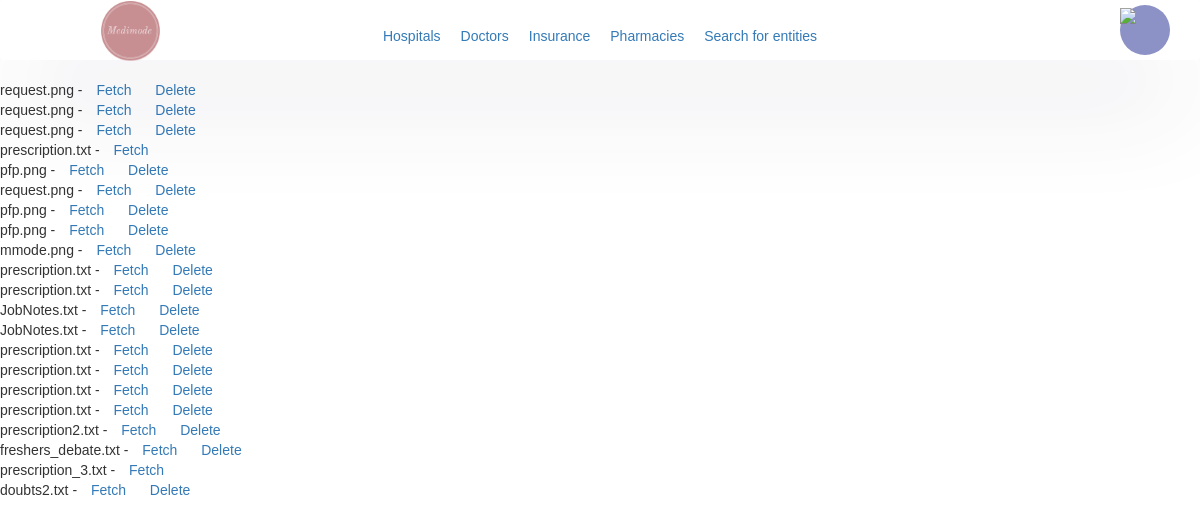
Before: /medimode/my_documents (signed in) with the older database file.
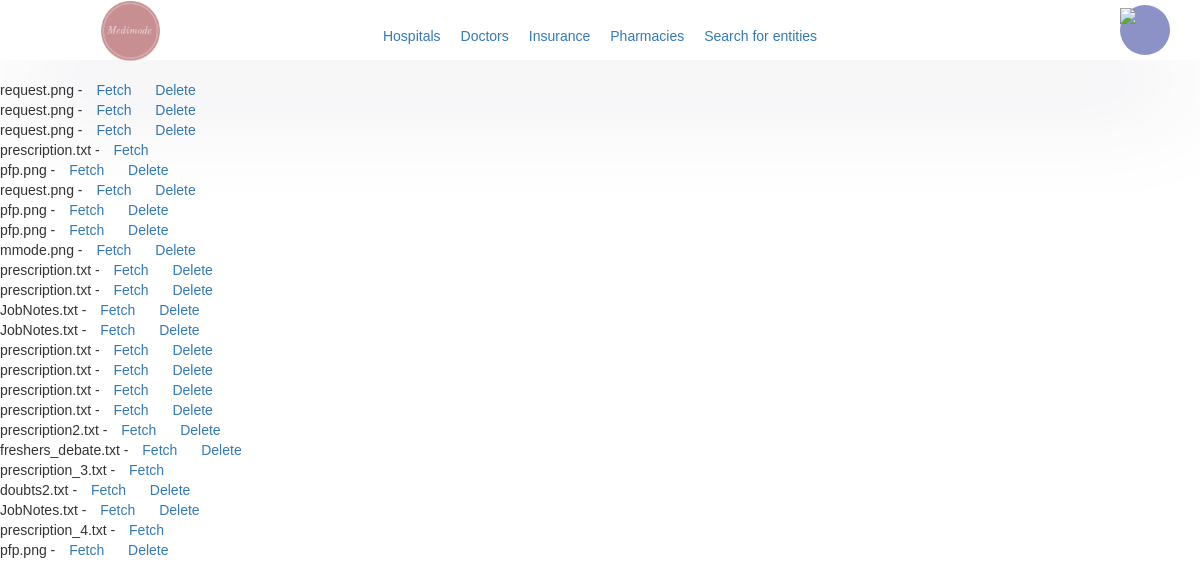
After: the same page with the newer database file.
### medimode/models/interaction_models.py (models this page shows, shortened)
class Shareable(Document):
	owner = models.ForeignKey(to=Profile, on_delete=models.CASCADE, related_name='owned_shareables')
	shared_with = models.ManyToManyField(to=Profile, related_name='can_access', blank=True)

### medimode/models/doc_models.py (models this page shows, shortened)
class Document(models.Model):
	doc_file = models.FileField(upload_to='uploads/documents')
	filename = models.CharField(max_length=100)

### medimode/views.py (the view)
# urls.py: path('my_documents', views.MyDocuments.as_view(), name='my_documents'),
class MyDocuments(AuthListView):
	model = Shareable
	def get_queryset(self):
		return Shareable.objects.filter(owner=self.request.user.profile) | Shareable.objects.filter(
			shared_with=self.request.user.profile)

### medimode/views_base.py (called while the page is built)
	def test_func(self):
		return self.request.user.is_staff or self.request.user.profile.approved

### templates/medimode/shareable_list.html (shortened to what this page needs)
{% load static %}
<!DOCTYPE html>
<html lang="en">
<head>
    <link href="{% static 'home.css' %}" rel="stylesheet" />
    <link rel="stylesheet" href="https://maxcdn.bootstrapcdn.com/bootstrap/3.4.1/css/bootstrap.min.css">
</head>
<body>
    {% include 'navbar.html' %}
{% block content %}
    <ul>
        {% for document in object_list %}
            <li>{{ document.filename }} -
                <a href="/medimode/media/verify/{{ document.doc_file.name }}">Fetch</a>
	            {% if document.owner == user.profile %}
                <a href="/medimode/media/delete/{{ document.doc_file.name }}">Delete</a>
              {% endif %}
            </li>
        {% endfor %}
    </ul>
{% endblock %}
</body>
</html>

Changed rows visible on the page:
added Shareable: filename "JobNotes.txt"
added Shareable: filename "prescription_4.txt"
added Shareable: filename "pfp.png"
